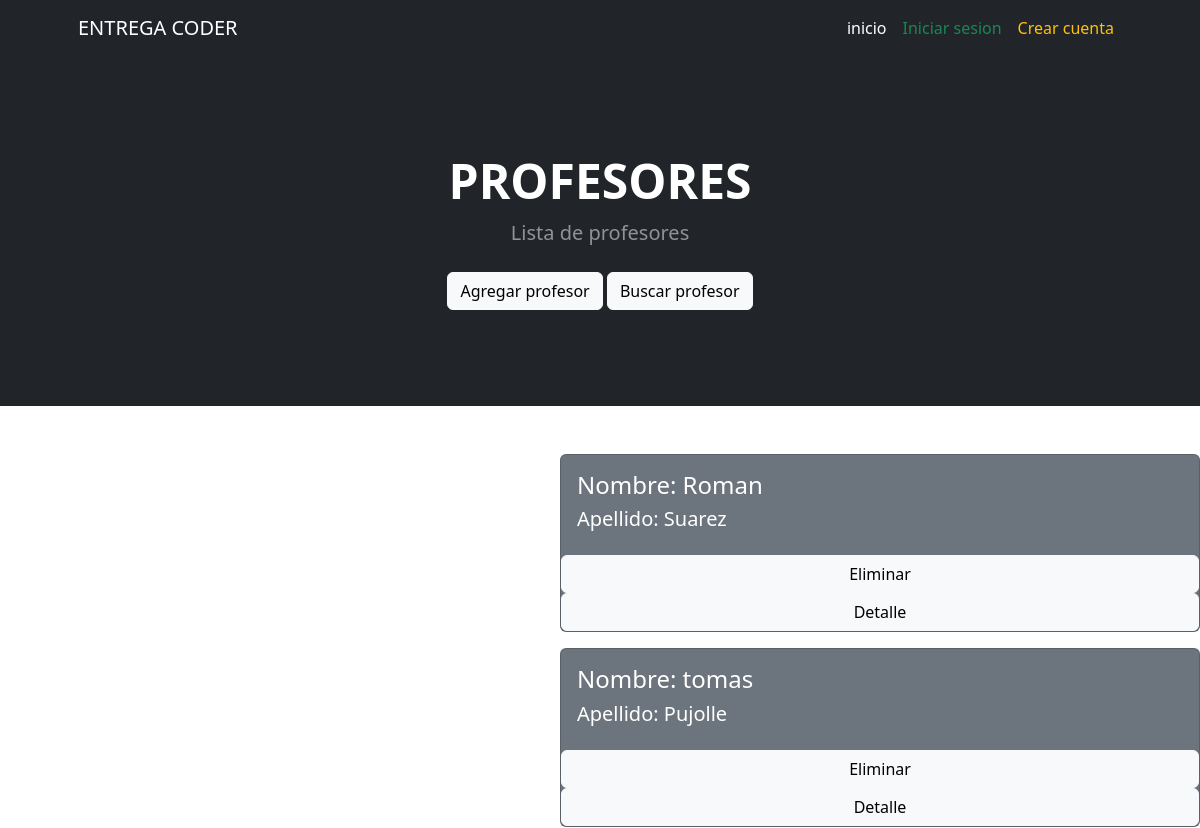
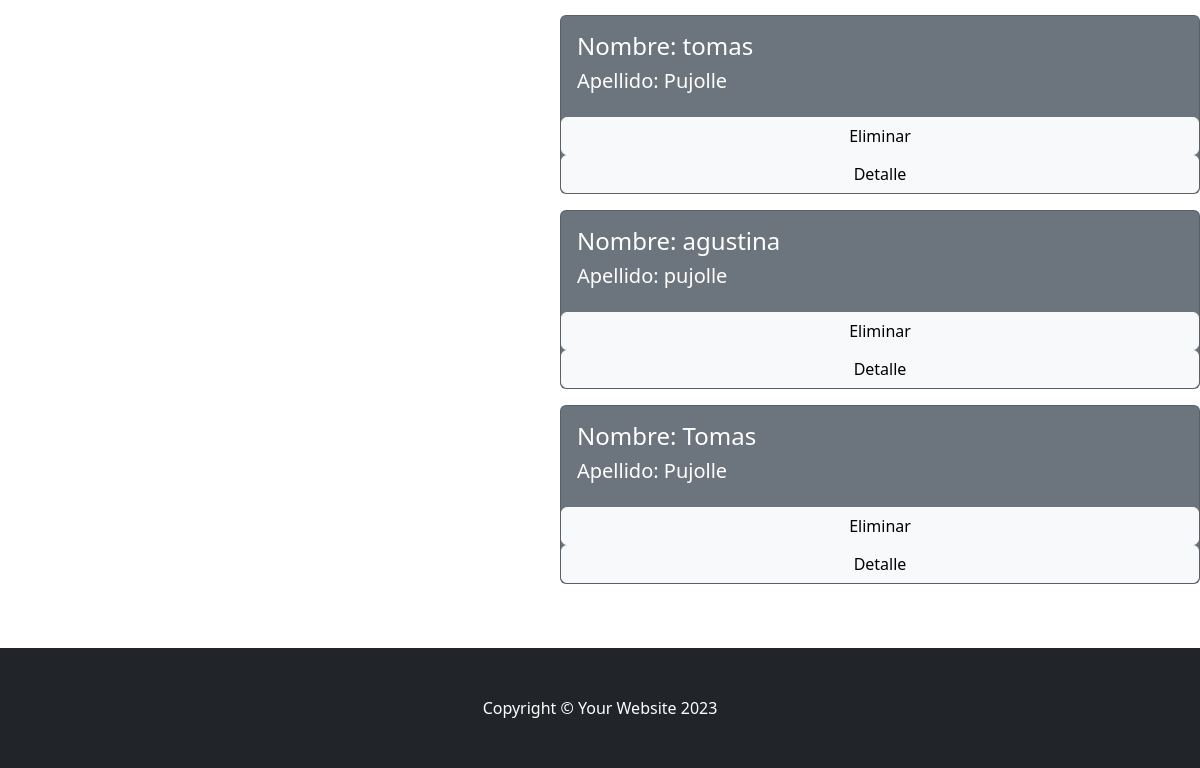
The app's page /mostrar_profesores/, older data (2 pictures, top to bottom).
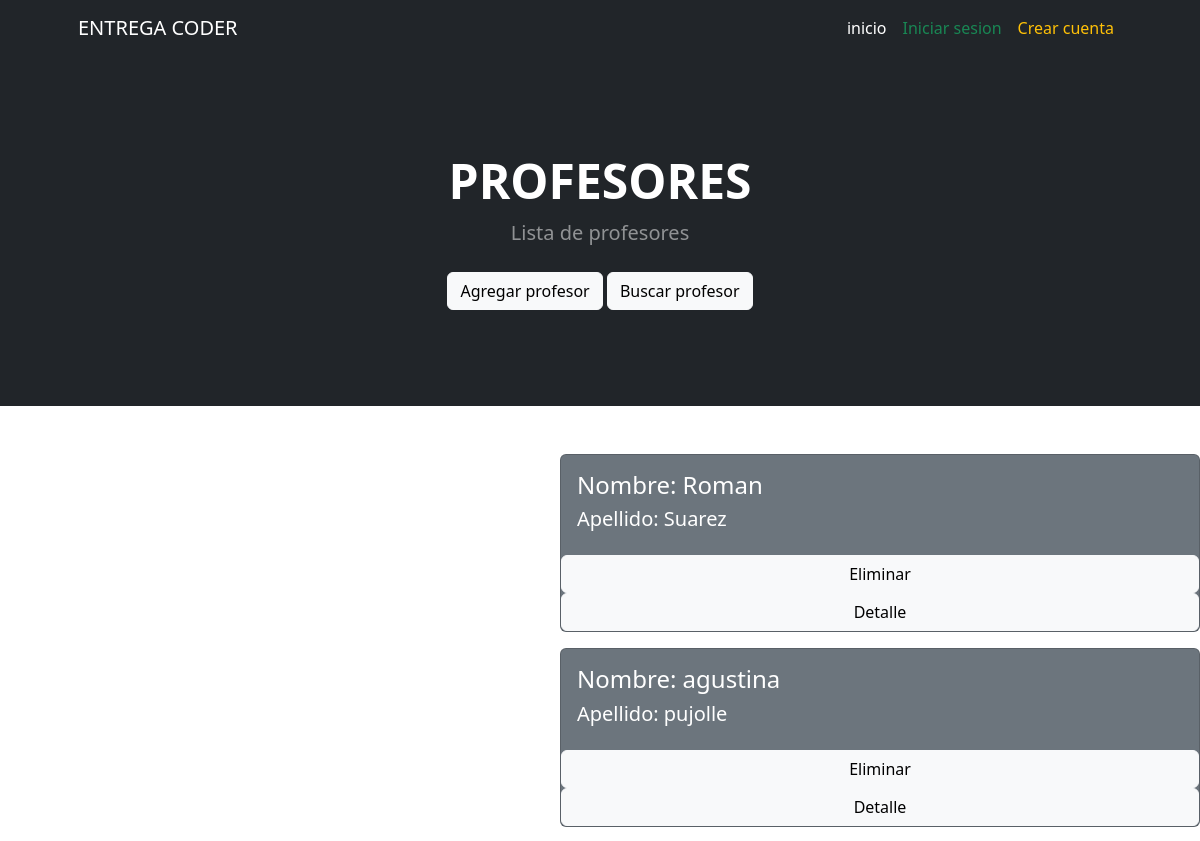
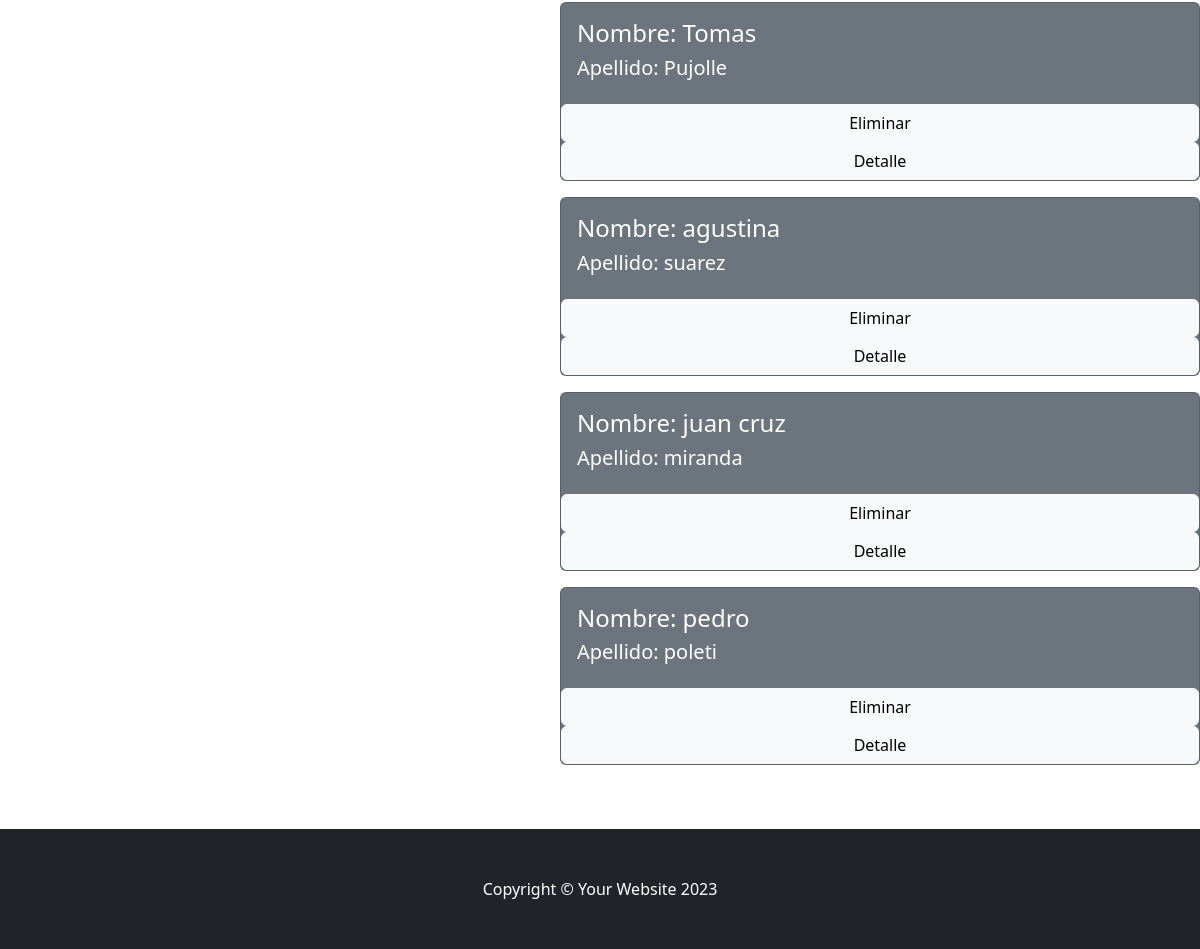
The same page, newer data (2 pictures, top to bottom).
### AppEntrega/models.py (models this page shows, shortened)
class Profesor(models.Model):
    nombre = models.CharField(max_length=20)
    apellido = models.CharField(max_length=20)
    materia = models.CharField(max_length=20)
    email = models.EmailField()

### AppEntrega/views.py (the view)
# urls.py: path('mostrar_profesores/', views.mostrar_profesores, name='mostrar_profesores'),
def mostrar_profesores(request):
    profesores = Profesor.objects.all()
    contexto= {"profesores":profesores}
    return render(request, "AppEntrega/mostrar_profesores.html",contexto)

### AppEntrega/templates/AppEntrega/mostrar_profesores.html (shortened to what this page needs)
{% extends 'AppEntrega/base.html' %}
{% load static %}
{% block header %}
        <header class="bg-dark py-5">
            <div class="container px-5">
                <div class="row gx-5 justify-content-center">
                    <div class="col-lg-6">
                        <div class="text-center my-5">
                            <h1 class="display-5 fw-bolder text-white mb-2">PROFESORES</h1>
                            <p class="lead text-white-50 mb-4">Lista de profesores</p>
                            <a href="{% url 'profesores' %}" type="button" class="btn btn-light">Agregar profesor</a>
                            <a href="{% url 'buscar_profesor' %}" type="button" class="btn btn-light">Buscar profesor</a>
                        </div>
                    </div>
                </div>
            </div>
        </header>
        {% endblock header %}
{% block main %}
{% for p in profesores %}
<div class="card text-white bg-secondary mb-3" style="width: 40rem; margin-left: 35rem;">
    <div class="card-body">
        <h4 class="card-title">Nombre: {{ p.nombre }}</h4>
        <h5 class="card-title">Apellido: {{ p.apellido }}</h5>
    </div>
    <a href="{% url 'eliminar_profesor' p.id %}" type="button" class="btn btn-light">Eliminar</a>
    <a href="{% url 'profesor_detalle' p.id %}" type="button" class="btn btn-light">Detalle</a>
  </div>
{% endfor %}
{% endblock main %}

Row changes from the older to the newer data that the page shows:
removed Profesor: nombre "tomas", apellido "Pujolle"
removed Profesor: nombre "tomas", apellido "Pujolle"
added Profesor: nombre "agustina", apellido "suarez"
added Profesor: nombre "juan cruz", apellido "miranda"
added Profesor: nombre "pedro", apellido "poleti"
